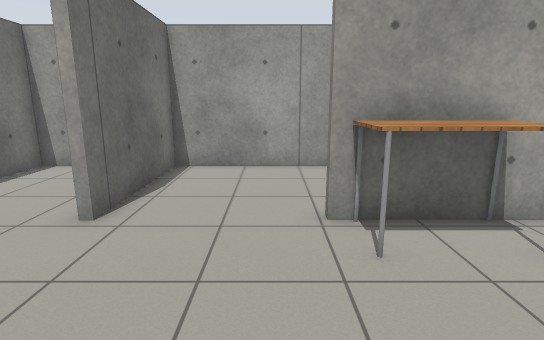
[1] (above)

16 first-person views from a walk through a Gazebo world. The camera is 1.2 m above the floor, tilts 12° down and sees 80° across. The floor is counted in squares, 0.5 m on a side. Each view is taken from the middle of a square. On the plan, view 1 faces up. The plan holds only what a view shows up to about 19 squares ahead; the rest is blank. Gazebo's built-in surfaces are drawn with simple patterns.

[2]
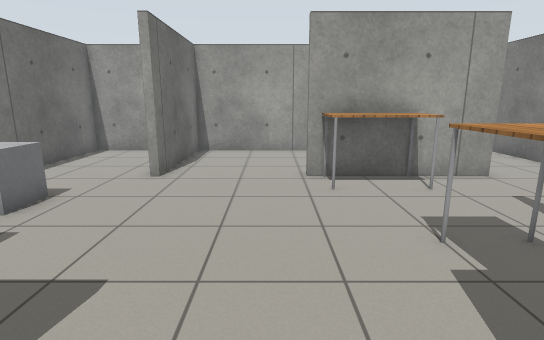

[3]
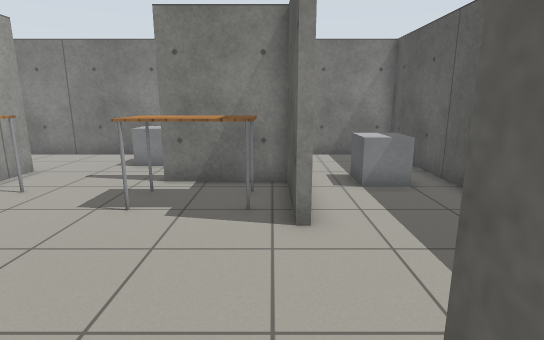

[4]
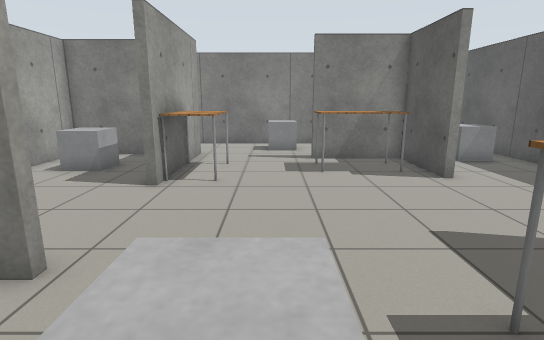

[5]
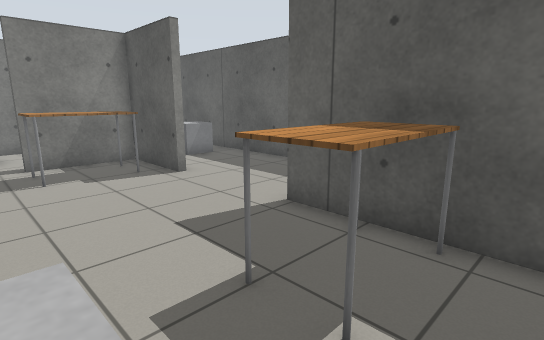

[6]
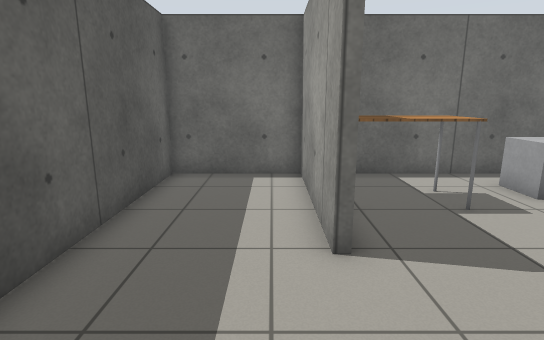

[7]
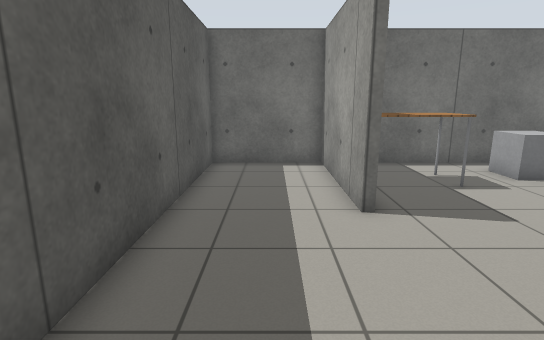

[8]
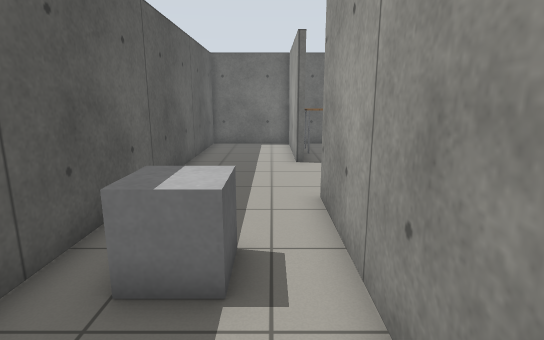

[9]
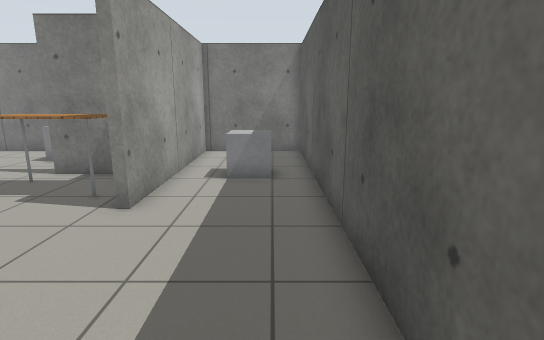

[10]
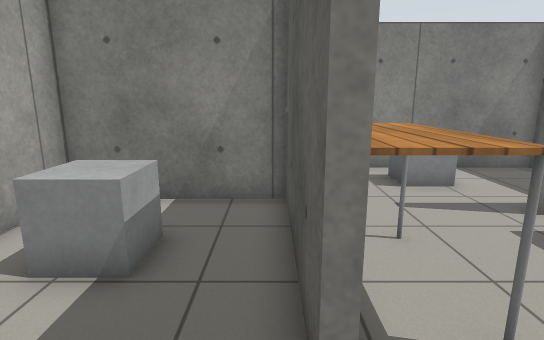

[11]
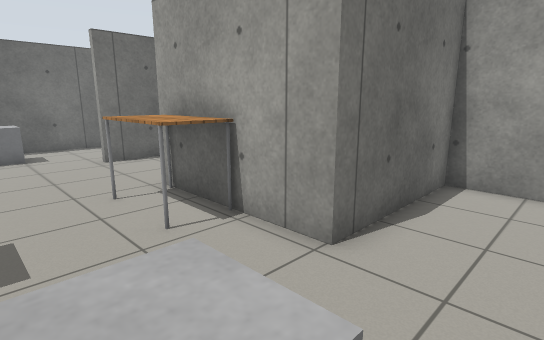

[12]
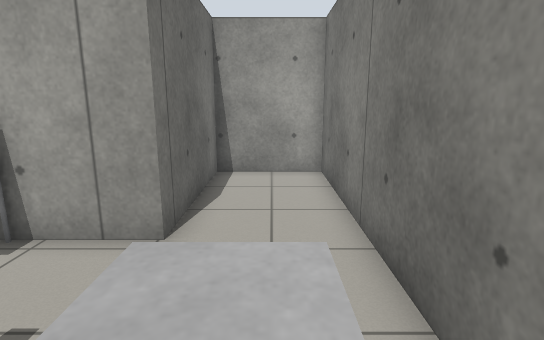

[13]
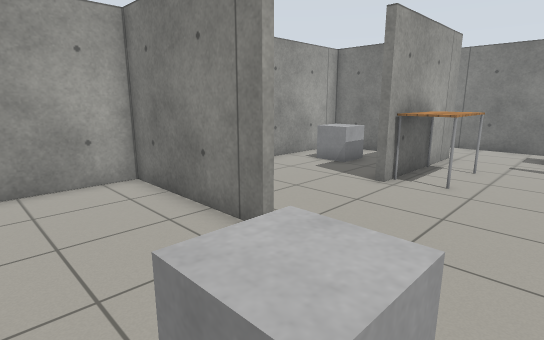

[14]
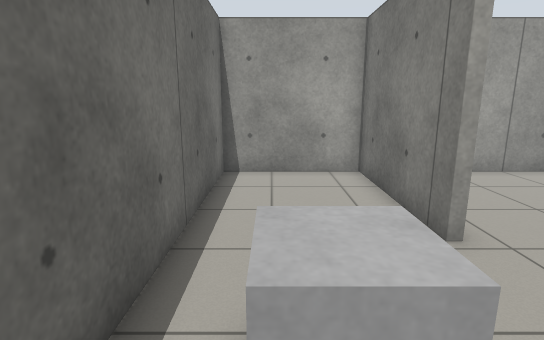

[15]
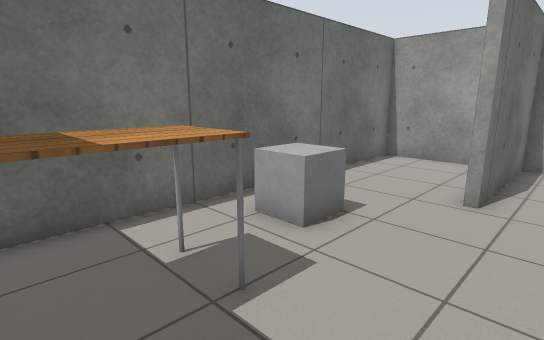

[16]
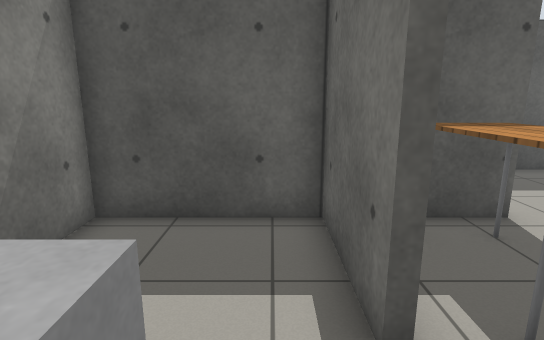

### Floor plan
Points are (right, up) in squares from view 1. A wall is a line through its corners. A room is listed if a view was taken in it or the views show most of it. See-through windows are left out.
Room 1 (views 1, 2, 3, 4, 5, 6, 7, 8, 9, 10, 11, 12, 13, 14, 15, 16)
walls: (1.1, 6.6) (2.5, 6.6); (5.9, 1.4) (5.9, -2.5) (10.7, -2.5) (10.7, 12) (7.1, 12) (7.1, 6.3) (4.4, 6.3); (4.4, 6.6) (6.8, 6.6) (6.8, 12) (-3.7, 12) (-3.7, 6.2); (-4, 6.2) (-4, 12) (-8.7, 12) (-8.7, -2.2); (-7.7, -2.7) (-2.8, -2.7) (-2.8, -3) (-8.7, -3) (-8.7, -7.4) (10.7, -7.4) (10.7, -2.8) (2, -2.8) (2, -2.5) (5.6, -2.5) (5.6, 1.4)
objects: grey box (-7, 3) to (-6, 4); table (-6, -2) to (-5, 0); table (2, 5) to (4, 6); table (3, -1) to (4, 1); grey box (3, 9) to (4, 10); grey box (5, -6) to (6, -5); grey box (8, 2) to (9, 3)

Positions as (right, up) in squares from view 1, and headings:
1: (0, 0), facing up
2: (0, -4), facing up
3: (-4, -2), facing right
4: (-8, 3), facing right
5: (-8, 3), facing down-right
6: (2, -4), facing left
7: (4, -5), facing left
8: (10, -4), facing left
9: (-5, -6), facing right
10: (-1, 7), facing right
11: (10, 2), facing up-left
12: (9, 1), facing up
13: (-8, 2), facing up-right
14: (-7, 1), facing up
15: (-2, -2), facing up-left
16: (7, 4), facing down
